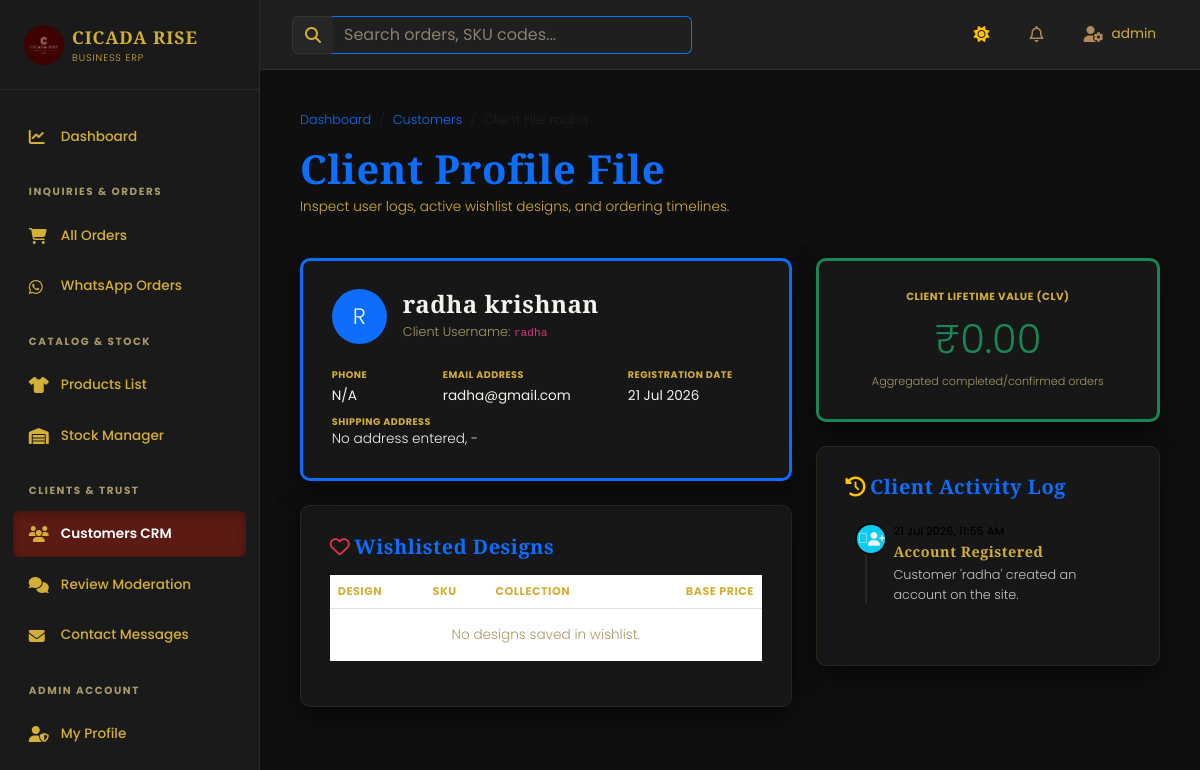
Screenshot of /dashboard/customers/5/ (signed in) with the database file from the repository.
### store/models.py (models this page shows, shortened)
class CustomerProfile(models.Model):
    user = models.OneToOneField(User, on_delete=models.CASCADE, related_name='profile')
    phone = models.CharField(max_length=15, blank=True)
    address = models.TextField(blank=True)
    city = models.CharField(max_length=100, blank=True)
    state = models.CharField(max_length=100, blank=True)
    pin_code = models.CharField(max_length=10, blank=True)

### store/views.py (the view, shortened to what this page needs)
# urls.py: path('dashboard/customers/<int:profile_id>/', views.dashboard_customer_detail, name='dashboard_customer_detail'),
@staff_required
def dashboard_customer_detail(request, profile_id):
    profile = get_object_or_404(CustomerProfile, id=profile_id)
    orders = Order.objects.filter(user=profile.user).order_by('-order_date')
    wishlist_items = Wishlist.objects.filter(user=profile.user).select_related('product')
    total_spending = sum(o.total_amount for o in orders if o.status in ['Confirmed', 'Packed', 'Shipped', 'Delivered'])
    timeline = []
    timeline.append({
        'date': profile.user.date_joined,
        'icon': 'fa-user-plus bg-info text-white',
        'title': 'Account Registered',
        'desc': f"Customer '{profile.user.username}' created an account on the site."
    })
    timeline.sort(key=lambda x: x['date'], reverse=True)
    return render(request, 'store/dashboard/customer_detail.html', {
        'profile': profile,
        'orders': orders,
        'wishlist_items': wishlist_items,
        'total_spending': total_spending,
        'timeline': timeline,
    })

### store/templates/store/dashboard/customer_detail.html (shortened to what this page needs)
{% extends 'store/dashboard/base.html' %}
{% load static %}
{% block dashboard_content %}
<div class="row mb-4">
    <div class="col-12">
        <nav aria-label="breadcrumb">
            <ol class="breadcrumb" style="font-size:0.8rem;">
                <li class="breadcrumb-item"><a href="{% url 'admin_dashboard' %}" class="text-primary text-decoration-none">Dashboard</a></li>
                <li class="breadcrumb-item"><a href="{% url 'dashboard_customers' %}" class="text-primary text-decoration-none">Customers</a></li>
                <li class="breadcrumb-item active" aria-current="page">Client File: {{ profile.user.username }}</li>
            </ol>
        </nav>
        <h1 class="font-display display-6 text-primary mb-1">Client Profile File</h1>
        <p class="text-secondary" style="font-size:0.85rem;">Inspect user logs, active wishlist designs, and ordering timelines.</p>
    </div>
</div>
<div class="row g-4">
    <div class="col-lg-7">
        <div class="glass-card mb-4 border-top border-3 border-primary">
            <div class="d-flex align-items-center mb-4">
                <div class="rounded-circle bg-primary text-white d-flex justify-content-center align-items-center me-3" style="width: 55px; height: 55px; font-size:1.4rem;">
                    {{ profile.user.username|slice:":1"|upper }}
                </div>
                <div>
                    <h3 class="font-display h4 text-white mb-0">{{ profile.user.first_name }} {{ profile.user.last_name }}</h3>
                    <span class="text-muted" style="font-size:0.8rem;">Client Username: <code>{{ profile.user.username }}</code></span>
                </div>
            </div>
            <div class="row g-3">
                <div class="col-sm-6 col-lg-3">
                    <span class="d-block text-secondary text-uppercase fw-bold" style="font-size:0.6rem; letter-spacing:0.05em;">Phone</span>
                    <strong class="text-white" style="font-size:0.85rem;">{{ profile.phone|default:'N/A' }}</strong>
                </div>
                <div class="col-sm-6 col-lg-5">
                    <span class="d-block text-secondary text-uppercase fw-bold" style="font-size:0.6rem; letter-spacing:0.05em;">Email Address</span>
                    <strong class="text-white" style="font-size:0.85rem; word-break: break-all;">{{ profile.user.email }}</strong>
                </div>
                <div class="col-sm-6 col-lg-4">
                    <span class="d-block text-secondary text-uppercase fw-bold" style="font-size:0.6rem; letter-spacing:0.05em;">Registration Date</span>
                    <strong class="text-white" style="font-size:0.85rem;">{{ profile.user.date_joined|date:"d M Y" }}</strong>
                </div>
                <div class="col-12 mt-2">
                    <span class="d-block text-secondary text-uppercase fw-bold" style="font-size:0.6rem; letter-spacing:0.05em;">Shipping Address</span>
                    <p class="text-white mb-0" style="font-size:0.85rem;">{{ profile.address|default:'No address entered' }}, {{ profile.city }} {{ profile.state }} - {{ profile.pin_code }}</p>
                </div>
            </div>
        </div>
        <div class="glass-card">
            <h3 class="font-display h5 mb-3 text-primary"><i class="fa-regular fa-heart me-1 text-danger"></i>Wishlisted Designs</h3>
            <div class="table-responsive">
                <table class="table align-middle table-borderless" style="font-size:0.85rem;">
                    <thead>
                        <tr class="border-bottom text-muted">
                            <th>Design</th>
                            <th>SKU</th>
                            <th>Collection</th>
                            <th class="text-end">Base Price</th>
                        </tr>
                    </thead>
                    <tbody>
                        {% for w in wishlist_items %}
                            <tr class="border-bottom">
                                <td class="py-2"><strong>{{ w.product.name }}</strong></td>
                                <td><code>{{ w.product.sku }}</code></td>
                                <td><span class="badge bg-light text-dark border">{{ w.product.collection }}</span></td>
                                <td class="text-end text-primary fw-bold">₹{{ w.product.price|floatformat:2 }}</td>
                            </tr>
                        {% empty %}
                            <tr>
                                <td colspan="4" class="text-center text-muted py-3">No designs saved in wishlist.</td>
                            </tr>
                        {% endfor %}
                    </tbody>
                </table>
            </div>
        </div>
    </div>
    <div class="col-lg-5">
        <div class="glass-card border-top border-3 border-success mb-4 text-center">
            <span class="text-secondary d-block text-uppercase fw-bold mb-1" style="font-size:0.65rem; letter-spacing:0.05em;">Client Lifetime Value (CLV)</span>
            <span class="metric-number text-success fs-1">₹{{ total_spending|floatformat:2 }}</span>
            <span class="d-block text-muted mt-1" style="font-size:0.7rem;">Aggregated completed/confirmed orders</span>
        </div>
        <div class="glass-card">
            <h3 class="font-display h5 mb-3 text-primary"><i class="fa-solid fa-clock-rotate-left me-1 text-warning"></i>Client Activity Log</h3>
            <div class="activity-timeline">
                {% for log in timeline %}
                    <div class="timeline-item">
                        <div class="timeline-icon-box {{ log.icon }}">
                            <i class="fa-solid {% if 'Registered' in log.title %}fa-user-plus{% elif 'Order' in log.title %}fa-bag-shopping{% else %}fa-heart{% endif %}"></i>
                        </div>
                        <div class="timeline-date">{{ log.date|date:"d M Y, h:i A" }}</div>
                        <h4 class="timeline-title">{{ log.title }}</h4>
                        <p class="timeline-desc">{{ log.desc }}</p>
                    </div>
                {% empty %}
                    <div class="text-center text-muted py-3">No activity logs recorded.</div>
                {% endfor %}
            </div>
        </div>
    </div>
</div>
{% endblock %}

### store/templates/store/dashboard/base.html (shortened to what this page needs)
{% load static %}
<!DOCTYPE html>
<html lang="en" x-data="{
    darkMode: true,
    initTheme() {
        const saved = localStorage.getItem('dashboard-theme');
        this.darkMode = saved ? JSON.parse(saved) : true;
    },
    toggleTheme() {
        this.darkMode = !this.darkMode;
        localStorage.setItem('dashboard-theme', JSON.stringify(this.darkMode));
    }
}" x-init="initTheme()" :class="{'dark-theme': darkMode, 'light-theme': !darkMode}">
<head>
    <link href="https://cdn.jsdelivr.net/npm/bootstrap@5.3.2/dist/css/bootstrap.min.css" rel="stylesheet">
    <link href="https://cdnjs.cloudflare.com/ajax/libs/font-awesome/6.4.2/css/all.min.css" rel="stylesheet">
</head>
<body>
    <div class="sidebar" id="sidebar-drawer">
        <div class="sidebar-brand d-flex align-items-center">
            <img src="{% static 'store/images/logo.jpg' %}" alt="Cicada Rise Logo" class="rounded-circle me-2">
            <div>
                <span class="font-display fw-bold text-uppercase" style="font-size: 1.1rem; letter-spacing:0.05em; color:var(--accent);">Cicada Rise</span>
                <span class="d-block text-secondary" style="font-size:0.6rem; letter-spacing:0.1em; text-transform:uppercase;">Business ERP</span>
            </div>
        </div>
        <div class="sidebar-menu">
            <a href="{% url 'admin_dashboard' %}" class="menu-item {% if request.resolver_match.url_name == 'admin_dashboard' %}active{% endif %}" id="menu-overview">
                <i class="fa-solid fa-chart-line"></i> Dashboard
            </a>
            <div class="menu-label">Inquiries & Orders</div>
            <a href="{% url 'dashboard_orders' %}" class="menu-item {% if request.resolver_match.url_name == 'dashboard_orders' and not is_whatsapp_view %}active{% endif %}" id="menu-all-orders">
                <i class="fa-solid fa-cart-shopping"></i> All Orders
            </a>
            <a href="{% url 'dashboard_whatsapp_orders' %}" class="menu-item {% if request.resolver_match.url_name == 'dashboard_whatsapp_orders' or is_whatsapp_view %}active{% endif %}" id="menu-whatsapp-orders">
                <i class="fa-brands fa-whatsapp"></i> WhatsApp Orders
            </a>
            <div class="menu-label">Catalog & Stock</div>
            <a href="{% url 'dashboard_products' %}" class="menu-item {% if request.resolver_match.url_name == 'dashboard_products' %}active{% endif %}" id="menu-products">
                <i class="fa-solid fa-shirt"></i> Products List
            </a>
            <a href="{% url 'dashboard_inventory' %}" class="menu-item {% if request.resolver_match.url_name == 'dashboard_inventory' %}active{% endif %}" id="menu-inventory">
                <i class="fa-solid fa-warehouse"></i> Stock Manager
            </a>
            <div class="menu-label">Clients & Trust</div>
            <a href="{% url 'dashboard_customers' %}" class="menu-item {% if request.resolver_match.url_name == 'dashboard_customers' or request.resolver_match.url_name == 'dashboard_customer_detail' %}active{% endif %}" id="menu-customers">
                <i class="fa-solid fa-users"></i> Customers CRM
            </a>
            <a href="{% url 'dashboard_reviews' %}" class="menu-item {% if request.resolver_match.url_name == 'dashboard_reviews' %}active{% endif %}" id="menu-reviews">
                <i class="fa-solid fa-comments"></i> Review Moderation
            </a>
            <a href="{% url 'dashboard_contacted_users' %}" class="menu-item {% if request.resolver_match.url_name == 'dashboard_contacted_users' %}active{% endif %}" id="menu-contacts">
                <i class="fa-solid fa-envelope"></i> Contact Messages
            </a>
            <div class="menu-label">Admin Account</div>
            <a href="{% url 'dashboard_admin_profile' %}" class="menu-item {% if request.resolver_match.url_name == 'dashboard_admin_profile' %}active{% endif %}" id="menu-admin-profile">
                <i class="fa-solid fa-user-shield"></i> My Profile
            </a>
        </div>
    </div>
    <div class="topbar">
        <div class="d-flex align-items-center" style="max-width: 400px; width: 100%;">
            <div class="input-group">
                <span class="input-group-text bg-transparent border-end-0 border-primary" style="color:var(--accent);"><i class="fa-solid fa-magnifying-glass"></i></span>
                <input type="text" class="form-control border-start-0 border-primary bg-transparent text-white" placeholder="Search orders, SKU codes..." onkeyup="if(event.key === 'Enter') window.location.href='/dashboard/orders/?q='+this.value;" id="topbar-search-input">
            </div>
        </div>
        <div class="d-flex align-items-center gap-3">
            <button class="btn btn-outline-secondary border-0" @click="toggleTheme()" id="theme-toggle-btn" title="Toggle Theme Mode">
                <i class="fa-solid" :class="darkMode ? 'fa-sun text-warning' : 'fa-moon text-primary'"></i>
            </button>
            <div class="dropdown">
                <button class="btn btn-outline-secondary border-0 position-relative" type="button" data-bs-toggle="dropdown" id="notification-bell">
                    <i class="fa-regular fa-bell"></i>
                </button>
            </div>
            <div class="dropdown">
                <button class="btn btn-outline-secondary border-0 d-flex align-items-center gap-2" type="button" data-bs-toggle="dropdown" id="profile-dropdown-btn">
                    <i class="fa-solid fa-user-gear"></i>
                    <span class="d-none d-md-inline" style="font-size:0.85rem;">{{ user.username }}</span>
                </button>
            </div>
        </div>
    </div>
    <div class="main-content">
        {% block dashboard_content %}{% endblock %}
    </div>
</body>
</html>

### rows the page displays
CustomerProfile: user.username "R", user.first_name "radha", user.last_name "krishnan", user.username "radha", phone "N/A", user.email "radha@gmail.com", user.date_joined "21 Jul 2026", address "No address entered"

### other values shown
{{ user.username }} "admin"
{{ total_spending|floatformat:2 }} "0.00"
{{ log.date|date:"d M Y, h:i A" }} "21 Jul 2026, 11:55 AM"
{{ log.title }} "Account Registered"
{{ log.desc }} "Customer 'radha' created an account on the site."
